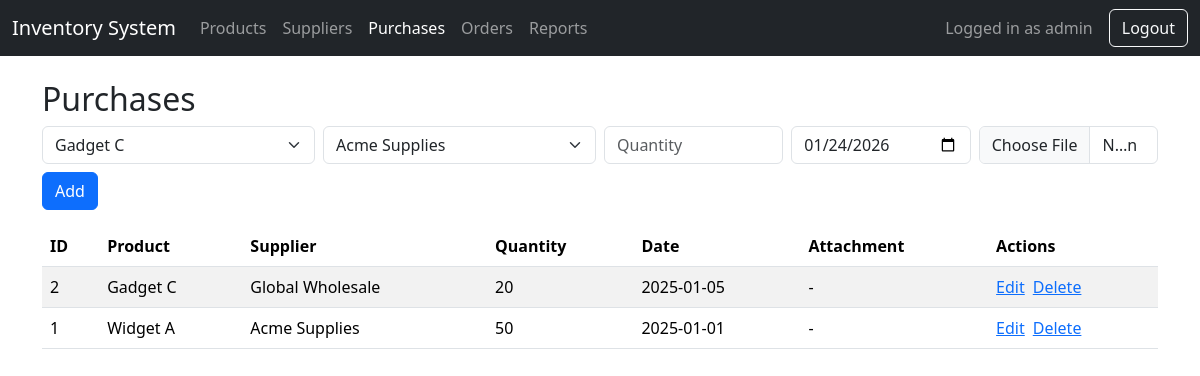
The page /index.php?page=purchases (signed in) on the database its author committed.
### tables this page shows
CREATE TABLE `purchases` (
  `id` INT UNSIGNED NOT NULL AUTO_INCREMENT,
  `product_id` INT UNSIGNED NOT NULL,
  `supplier_id` INT UNSIGNED NOT NULL,
  `quantity` INT NOT NULL,
  `purchase_date` DATE NOT NULL,
  `attachment_path` VARCHAR(255) DEFAULT NULL,
  PRIMARY KEY (`id`),
  CONSTRAINT `fk_purchases_product` FOREIGN KEY (`product_id`) REFERENCES `products`(`id`) ON DELETE CASCADE,
  CONSTRAINT `fk_purchases_supplier` FOREIGN KEY (`supplier_id`) REFERENCES `suppliers`(`id`) ON DELETE CASCADE
);

CREATE TABLE `products` (
  `id` INT UNSIGNED NOT NULL AUTO_INCREMENT,
  `name` VARCHAR(191) NOT NULL,
  `description` VARCHAR(255) DEFAULT NULL,
  `price` DECIMAL(10,2) NOT NULL DEFAULT 0.00,
  `quantity` INT NOT NULL DEFAULT 0,
  `supplier_id` INT UNSIGNED DEFAULT NULL,
  `image_path` VARCHAR(255) DEFAULT NULL,
  PRIMARY KEY (`id`),
  CONSTRAINT `fk_products_supplier` FOREIGN KEY (`supplier_id`) REFERENCES `suppliers`(`id`) ON DELETE SET NULL
);

CREATE TABLE `suppliers` (
  `id` INT UNSIGNED NOT NULL AUTO_INCREMENT,
  `name` VARCHAR(191) NOT NULL,
  `contact` VARCHAR(191) DEFAULT NULL,
  `address` VARCHAR(191) DEFAULT NULL,
  PRIMARY KEY (`id`)
);

### index.php (the view, shortened to what this page needs)
<?php
$host = getenv('DB_HOST') ?: getenv('MYSQL_HOST') ?: 'localhost';
$db   = getenv('DB_NAME') ?: getenv('MYSQL_DATABASE') ?: 'sqldb';
$user = getenv('DB_USER') ?: getenv('MYSQL_USER') ?: 'root';
$pass = getenv('DB_PASSWORD');
if ($pass === false) {
    $pass = getenv('MYSQL_PASSWORD');
    if ($pass === false) {
        $pass = getenv('MYSQL_ROOT_PASSWORD') ?: '';
    }
}
$connection = mysqli_connect($host, $user, $pass, $db);
$page = isset($_GET['page']) ? $_GET['page'] : 'products';
function getSuppliers($conn) {
    $result = mysqli_query($conn, 'SELECT id, name FROM suppliers ORDER BY name');
    return mysqli_fetch_all($result, MYSQLI_ASSOC);
}
function getProducts($conn) {
    $result = mysqli_query($conn, 'SELECT id, name FROM products ORDER BY name');
    return mysqli_fetch_all($result, MYSQLI_ASSOC);
}
$updateData = null;
?>
<!DOCTYPE html>
<html>
<head>
    <link rel="stylesheet" href="https://cdn.jsdelivr.net/npm/bootstrap@5.3.2/dist/css/bootstrap.min.css">
</head>
<body>
<nav class="navbar navbar-expand-lg navbar-dark bg-dark">
    <div class="container-fluid">
        <a class="navbar-brand" href="index.php">Inventory System</a>
        <div class="collapse navbar-collapse" id="navbarNav">
            <ul class="navbar-nav me-auto mb-2 mb-lg-0">
                <li class="nav-item"><a class="nav-link <?php echo $page === 'products' ? 'active' : ''; ?>" href="?page=products">Products</a></li>
                <li class="nav-item"><a class="nav-link <?php echo $page === 'suppliers' ? 'active' : ''; ?>" href="?page=suppliers">Suppliers</a></li>
                <li class="nav-item"><a class="nav-link <?php echo $page === 'purchases' ? 'active' : ''; ?>" href="?page=purchases">Purchases</a></li>
                <li class="nav-item"><a class="nav-link <?php echo $page === 'orders' ? 'active' : ''; ?>" href="?page=orders">Orders</a></li>
                <li class="nav-item"><a class="nav-link <?php echo basename($_SERVER['PHP_SELF']) === 'reports.php' ? 'active' : ''; ?>" href="reports.php">Reports</a></li>
            </ul>
            <span class="navbar-text me-3">Logged in as <?php echo htmlspecialchars($_SESSION['username']); ?></span>
            <a class="btn btn-outline-light" href="logout.php">Logout</a>
        </div>
    </div>
</nav>
<div class="container my-4">
<?php
switch ($page) {
    case 'purchases':
        echo '<h2>Purchases</h2>';
        $purchaseId = $updateData['id'] ?? '';
        $purchaseProduct = $updateData['product_id'] ?? '';
        $purchaseSupplier = $updateData['supplier_id'] ?? '';
        $purchaseQty = $updateData['quantity'] ?? '';
        $purchaseDate = $updateData['purchase_date'] ?? date('Y-m-d');
        $suppliersList = getSuppliers($connection);
        $productsList = getProducts($connection);
        echo '<form method="post" action="" enctype="multipart/form-data" class="row g-2">';
        echo '<div class="col-md-3"><select name="product_id" class="form-select">';
        foreach ($productsList as $p) {
            $selected = ($p['id'] == $purchaseProduct) ? 'selected' : '';
            echo '<option value="' . $p['id'] . '" ' . $selected . '>' . htmlspecialchars($p['name']) . '</option>';
        }
        echo '</select></div>';
        echo '<div class="col-md-3"><select name="supplier_id" class="form-select">';
        foreach ($suppliersList as $s) {
            $selected = ($s['id'] == $purchaseSupplier) ? 'selected' : '';
            echo '<option value="' . $s['id'] . '" ' . $selected . '>' . htmlspecialchars($s['name']) . '</option>';
        }
        echo '</select></div>';
        echo '<div class="col-md-2"><input class="form-control" type="number" name="quantity" placeholder="Quantity" value="' . htmlspecialchars($purchaseQty) . '" required></div>';
        echo '<div class="col-md-2"><input class="form-control" type="date" name="date" value="' . htmlspecialchars($purchaseDate) . '" required></div>';
        echo '<div class="col-md-2"><input class="form-control" type="file" name="attachment" accept="application/pdf,image/*"></div>';
        echo '<div class="col-md-12 mt-2"><button type="submit" class="btn btn-primary">' . ($purchaseId ? 'Update' : 'Add') . '</button></div>';
        echo '</form>';
        $res = mysqli_query($connection, 'SELECT purchases.*, products.name AS product_name, suppliers.name AS supplier_name FROM purchases JOIN products ON purchases.product_id = products.id JOIN suppliers ON purchases.supplier_id = suppliers.id ORDER BY purchases.id DESC');
        echo '<table class="table table-striped table-hover mt-3"><thead><tr><th>ID</th><th>Product</th><th>Supplier</th><th>Quantity</th><th>Date</th><th>Attachment</th><th>Actions</th></tr></thead><tbody>';
        while ($row = mysqli_fetch_assoc($res)) {
            echo '<tr>';
            echo '<td>' . $row['id'] . '</td>';
            echo '<td>' . htmlspecialchars($row['product_name']) . '</td>';
            echo '<td>' . htmlspecialchars($row['supplier_name']) . '</td>';
            echo '<td>' . $row['quantity'] . '</td>';
            echo '<td>' . $row['purchase_date'] . '</td>';
            echo '<td>';
            if (!empty($row['attachment_path'])) {
                echo '<a href="' . htmlspecialchars($row['attachment_path']) . '" target="_blank">View</a>';
            } else {
                echo '-';
            }
            echo '</td>';
            echo '<td><a href="?page=purchases&edit=' . $row['id'] . '&entity=purchase" class="me-2">Edit</a>';
            echo '<a href="?page=purchases&delete=' . $row['id'] . '&entity=purchase" onclick="return confirm(\'Delete this purchase?\')">Delete</a></td>';
            echo '</tr>';
        }
        echo '</tbody></table>';
        break;
}
?>
</div>
</body>
</html>

### rows shown on the page
purchases: id "2", product.name "Gadget C", supplier.name "Global Wholesale", quantity "20", purchase_date "2025-01-05"
purchases: id "1", product.name "Widget A", supplier.name "Acme Supplies", quantity "50", purchase_date "2025-01-01"

### other values the page prints
$_SESSION['username'] "admin"
form field product_id "Gadget C"
form field supplier_id "Acme Supplies"
